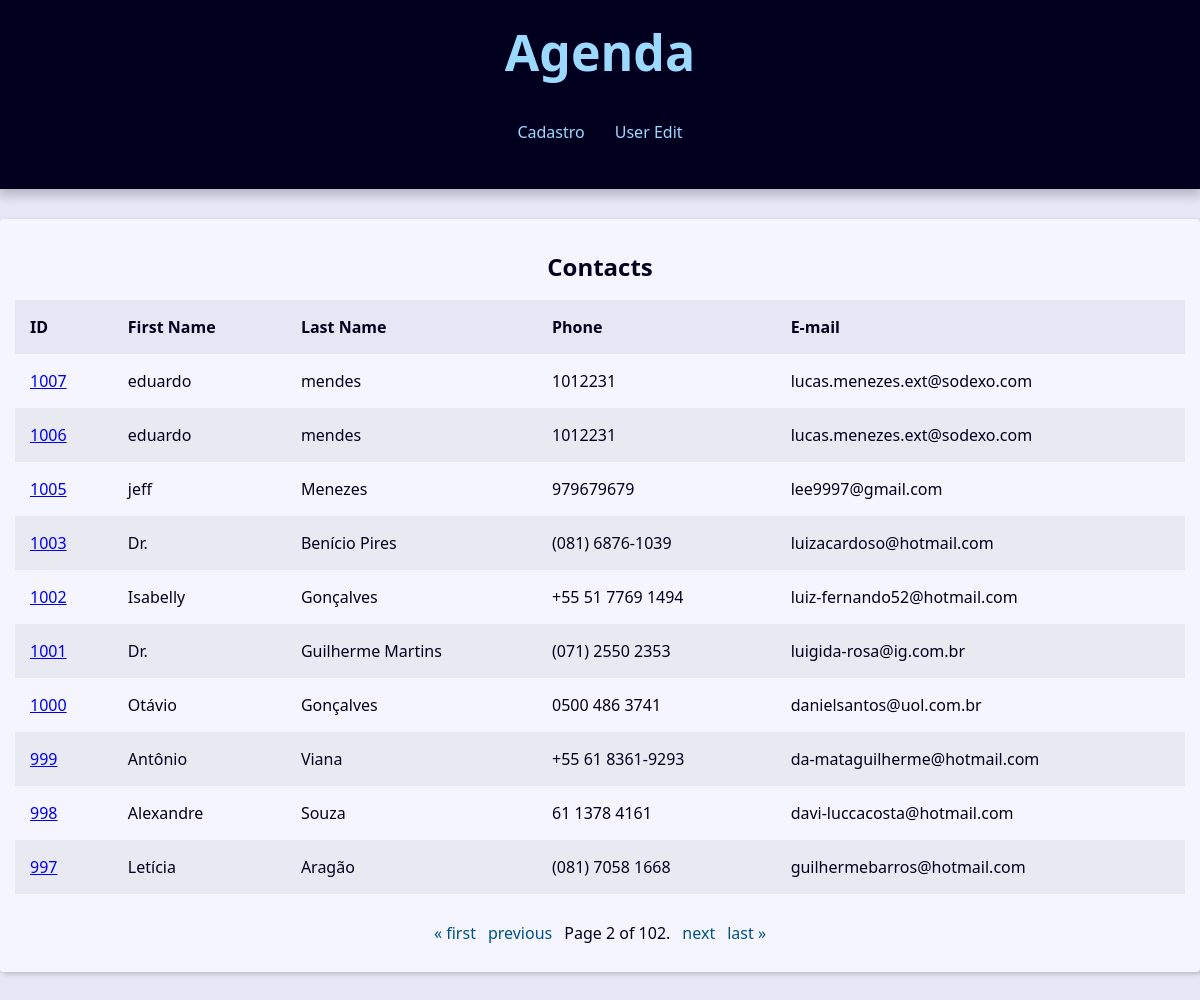
Screenshot of /?page=2 with the database file from the repository.
### contact/models.py (models this page shows, shortened)
class Contact(models.Model):
    first_name = models.CharField(max_length=50)
    last_name = models.CharField(max_length=50, blank=True)
    phone = models.CharField(max_length=50)
    email = models.EmailField(max_length=254, blank=True)
    created_date = models.DateTimeField(default=timezone.now)
    description = models.TextField(blank=True)
    show = models.BooleanField(default=True)
    picture = models.ImageField(blank=True, upload_to='pictures/%Y/%M/%D/')
    category = models.ForeignKey(Category, on_delete=models.SET_NULL, null=True, blank=True)
    owner = models.ForeignKey(User, on_delete=models.SET_NULL, null=True, blank=True)

### contact/views/contact_views.py (the view)
# urls.py: path('', views.index, name='index'),
def index(request):
    contacts = Contact.objects\
        .filter(show=True)\
        .order_by('-id')
    paginator = Paginator(contacts, 10)
    page_number = request.GET.get("page")
    page_obj = paginator.get_page(page_number)
    context={
        'page_obj': page_obj,
        'contacts': contacts,
    }
    return render(
        request,
        'contact/index.html',
        context
    )

### contact/templates/contact/index.html
{% extends 'global/base.html' %}
{% block content%}
{% if page_obj %}
    <div class='responsive-table'>
        <table class='contacts-table'>
            <caption class='table-caption'>
                Contacts
            </caption>
            <thead>
                <tr class='table-row table-row-header'>
                    <th class='table-header'>ID</th>
                    <th class='table-header'>First Name</th>
                    <th class='table-header'>Last Name</th>
                    <th class='table-header'>Phone</th>
                    <th class='table-header'>E-mail</th>
            </thead>
            <tbody>
                {% for contact in page_obj %}
                    <tr class='table-row'>
                        <td class='table-cel'>
                            <a class='table=link'
                               href="{% url "contact:contact" contact.id %}">
                                {{contact.id}}
                            </a>
                        </td>
                        <td class='table-cel'>
                            {{contact.first_name}}
                        </td>
                        <td class='table-cel'>
                            {{contact.last_name}}
                        </td>
                        <td class='table-cel'>
                            {{contact.phone}}
                        </td>
                        <td class='table-cel'>
                            {{contact.email}}
                        </td>
                {% endfor %}
            </tbody>
        </table>
    </div>
    {% else %}
    <div class="single-contact">
      <h1 class="single-contact-name">
        Nenhum contato encontrado.
      </h1>
    </div>
  {% endif %}
{% endblock content%}

### base_static/global/css/style.css (style rules this page uses)
:root { --spacing: 1.5rem; --link-dark-color: rgb(0, 83, 134); --link-light-color: rgb(156, 217, 255); --clr-white: rgb(245, 245, 255); --clr-black: rgb(0, 0, 30); --clr-light-gray: rgb(230, 230, 245); --clr-dark-shadow-5: rgba(0, 0, 10, 5%); --clr-dark-shadow-10: rgba(0, 0, 10, 10%); --clr-dark-shadow-20: rgba(0, 0, 10, 20%); --clr-light-shadow-5: rgba(200, 200, 255, 5%); --clr-light-shadow-10: rgba(200, 200, 255, 10%); --clr-light-shadow-20: rgba(200, 200, 255, 20%); --main-page-width: 120rem; --table-min-width: 60rem; --biggest-font-size: 5rem; --bigger-font-size: 4rem; --big-font-size: 3.2rem; --medium-font-size: 2.4rem; --small-font-size: 1.6rem; --smaller-font-size: 1.4rem; --smallest-font-size: 1.2rem; --transition-fast: 300ms; --transition-medium: 600ms; --transition-slow: 1s; --default-border-radius: 4px; }
*, *::before, *::after { margin: 0; padding: 0; box-sizing: border-box; }
html { font-size: 62.5%; }
body { font-family: system-ui, -apple-system, BlinkMacSystemFont, 'Segoe UI', Roboto, Oxygen, Ubuntu, Cantarell, 'Open Sans', 'Helvetica Neue', sans-serif; line-height: 1.5; font-size: var(--small-font-size); color: var(--clr-black); -webkit-font-smoothing: antialiased; background: var(--clr-light-gray); }
.responsive-table { width: 100%; overflow-x: auto; }
.contacts-table { width: 100%; min-width: var(--table-min-width); border-collapse: collapse; }
.table-caption { font-size: var(--medium-font-size); font-weight: bold; padding: var(--spacing); }
.table-row { text-align: left; text-overflow: ellipsis; transition: background-color var(--transition-fast) ease-in-out; }
.table-row:nth-of-type(2n) { background: var(--clr-dark-shadow-5); }
.table-row-header { background: var(--clr-light-gray); color: var(--clr-black); }
.table-cel, .table-header { padding: var(--spacing); }

### rows the page displays
Contact: id "1007", first_name "eduardo", last_name "mendes", phone "1012231", email "lucas.menezes.ext@sodexo.com"
Contact: id "1006", first_name "eduardo", last_name "mendes", phone "1012231", email "lucas.menezes.ext@sodexo.com"
Contact: id "1005", first_name "jeff", last_name "Menezes", phone "979679679", email "lee9997@gmail.com"
Contact: id "1003", first_name "Dr.", last_name "Benício Pires", phone "(081) 6876-1039", email "luizacardoso@hotmail.com"
Contact: id "1002", first_name "Isabelly", last_name "Gonçalves", phone "+55 51 7769 1494", email "luiz-fernando52@hotmail.com"
Contact: id "1001", first_name "Dr.", last_name "Guilherme Martins", phone "(071) 2550 2353", email "luigida-rosa@ig.com.br"
Contact: id "1000", first_name "Otávio", last_name "Gonçalves", phone "0500 486 3741", email "danielsantos@uol.com.br"
Contact: id "999", first_name "Antônio", last_name "Viana", phone "+55 61 8361-9293", email "da-mataguilherme@hotmail.com"
Contact: id "998", first_name "Alexandre", last_name "Souza", phone "61 1378 4161", email "davi-luccacosta@hotmail.com"
Contact: id "997", first_name "Letícia", last_name "Aragão", phone "(081) 7058 1668", email "guilhermebarros@hotmail.com"

### other values shown
{{ page_obj.number }} "2"
{{ page_obj.paginator.num_pages }} "102"
